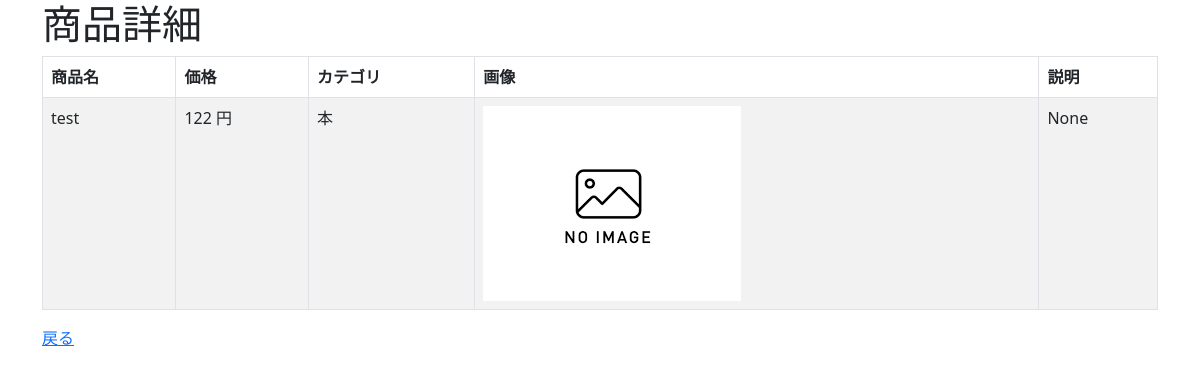
The app's page /crud/detail/1 with its own data.
### crud/models.py (models this page shows, shortened)
class Product(models.Model):
    name = models.CharField(max_length=200)
    price = models.PositiveIntegerField()
    category = models.ForeignKey(Category, on_delete=models.CASCADE)
    img = models.ImageField(blank=True, default='noImage.png')
    describe = models.TextField(blank=True, null=True)

class Category(models.Model):
    name = models.CharField(max_length=200)
    def __str__(self):
         return self.name

### crud/views.py (the view)
# urls.py: path('crud/detail/<int:pk>', views.ProductDetailView.as_view(), name="detail"),
class ProductDetailView(DetailView):
  model = Product
  template_name = "product_detail.html"

### crud/templates/product_detail.html (shortened to what this page needs)
<!DOCTYPE html>
<html lang="ja">
<head>
    <link href="https://cdn.jsdelivr.net/npm/bootstrap@5.3.0-alpha3/dist/css/bootstrap.min.css" rel="stylesheet">
</head>
<body>
    <div class="container">
    <h1>商品詳細</h1>
    <table class="table table-striped table-hover table-bordered">
        <thead>
            <tr>
                <th>商品名</th>
                <th>価格</th>
                <th>カテゴリ</th>
                <th>画像</th>
                <th>説明</th>
            </tr>
        </thead>
        <tbody>
            <tr>
                <td>{{ object.name }}</td>
                <td>{{ object.price }} 円</td>
                <td>{{ object.category }}</td>
                <td><img src="{{ object.img.url }}" style="width:100px height:auto;"></td>
                <td>{{object.describe}}</td>
            </tr>
        </tbody>
    </table>
    <a class="link-opacity-100" href="{% url 'list' %}">戻る</a>
    </div>
</body>
</html>

### records on screen
Product: name "test", price "122", category "本", img (placeholder picture), describe "None"
